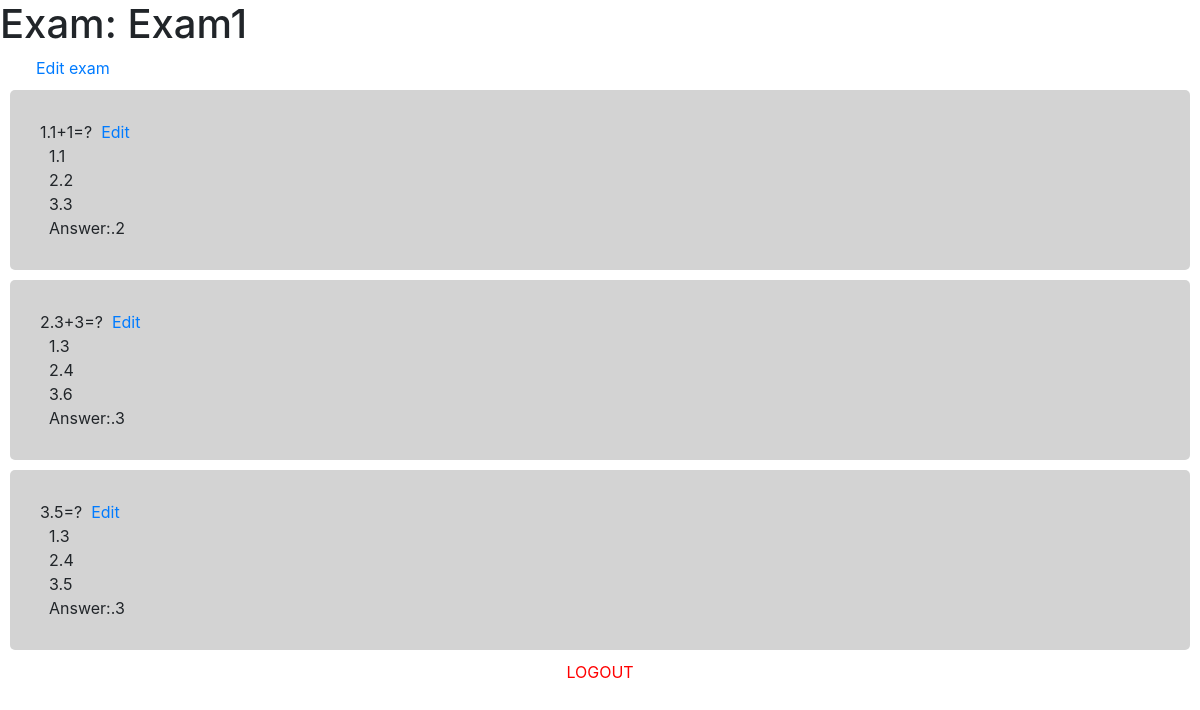
/instructor/exam/1, run on the app's committed database.
### instructor/models.py (models this page shows, shortened)
class Exam(models.Model):
    name = models.CharField(max_length=200)
    instructor = models.ForeignKey(Instructor, on_delete=models.CASCADE)
    start_time = models.DateField()
    end_time = models.DateField()

class Question(models.Model):
    exam = models.ForeignKey(Exam, on_delete=models.CASCADE)
    question_text = models.CharField(max_length=500)
    choice1 = models.CharField(max_length=200)
    choice2 = models.CharField(max_length=200)
    choice3 = models.CharField(max_length=200)
    answer = models.IntegerField()

### instructor/views.py (the view)
# urls.py: path('exam/<int:exam_id>',views.show_exam,name='show_exam'),
def show_exam(request, exam_id):
	exam = Exam.objects.get(id=exam_id)
	questions_set = Question.objects.filter(exam=exam)
	print(questions_set[0].question_text)
	return render(request, 'show_exam.html', {'questions_set':questions_set, 'exam':exam})

### templates/show_exam.html (shortened to what this page needs)
<link rel="stylesheet" href="https://stackpath.bootstrapcdn.com/bootstrap/4.1.3/css/bootstrap.min.css">
<div>
<h1>Exam: {{exam.name}} </h1> &nbsp;&nbsp;&nbsp;&nbsp;&nbsp;&nbsp;&nbsp;
<a href="/instructor/edit_exam/{{exam.id}}"> Edit exam </a>
<br>
{% for q in questions_set %}
	<div align="left" style="margin: 10px;background-color: #D3D3D3;border-radius: 5px;padding: 30px">
	{{forloop.counter}}.{{q.question_text}}&nbsp;<a href="/instructor/edit_question/{{q.id}}"> Edit</a><br>
	&nbsp; 1.{{q.choice1}}<br>
	&nbsp; 2.{{q.choice2}}<br>
	&nbsp; 3.{{q.choice3}}<br>
	&nbsp; Answer:.{{q.answer}}<br>
</div>
{% endfor %}
<div align="center">
	<a href="/instructor/logout"  style="color:#FF0000;"> LOGOUT</a>
</div>
<br>
</div>

### data on the page
Exam: name "Exam1"
Question: question_text "1+1=?", choice1 "1", choice2 "2", choice3 "3", answer "2"
Question: question_text "3+3=?", choice1 "3", choice2 "4", choice3 "6", answer "3"
Question: question_text "5=?", choice1 "3", choice2 "4", choice3 "5", answer "3"
